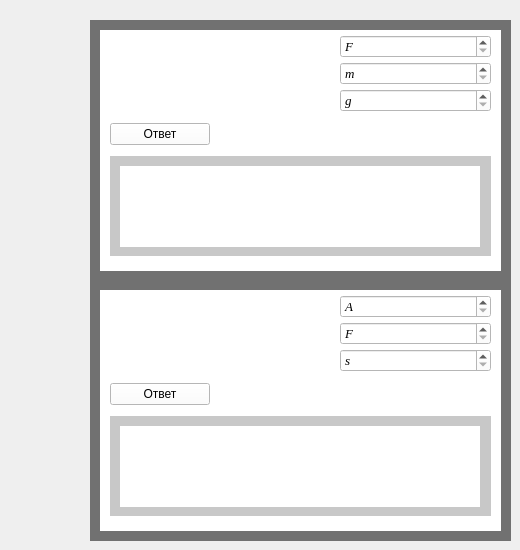
      <widget class="QWidget" name="tab_11">
       <attribute name="title">
        <string>механическая работа</string>
       </attribute>
       <widget class="QWidget" name="widget_41" native="true">
        <property name="geometry">
         <rect>
          <x>90</x>
          <y>20</y>
          <width>421</width>
          <height>261</height>
         </rect>
        </property>
        <property name="styleSheet">
         <string notr="true">background-color: rgb(0, 0, 0);
background-color: rgb(113, 113, 113);</string>
        </property>
        <widget class="QWidget" name="widget_42" native="true">
         <property name="geometry">
          <rect>
           <x>10</x>
           <y>10</y>
           <width>401</width>
           <height>241</height>
          </rect>
         </property>
         <property name="styleSheet">
          <string notr="true">background-color: rgb(255, 255, 255);</string>
         </property>
         <widget class="QWidget" name="verticalLayoutWidget_43">
          <property name="geometry">
           <rect>
            <x>10</x>
            <y>0</y>
            <width>381</width>
            <height>231</height>
           </rect>
          </property>
          <layout class="QVBoxLayout" name="verticalLayout_57">
           <item>
            <layout class="QHBoxLayout" name="horizontalLayout_33">
             <property name="spacing">
              <number>50</number>
             </property>
             <item>
              <widget class="QLabel" name="label_66">
               <property name="minimumSize">
                <size>
                 <width>180</width>
                 <height>0</height>
                </size>
               </property>
               <property name="styleSheet">
                <string notr="true">background-color: rgb(255, 255, 255);</string>
               </property>
               <property name="text">
                <string/>
               </property>
               <property name="pixmap">
                <pixmap>D:/Downloads/Снимок экрана (15).png</pixmap>
               </property>
              </widget>
             </item>
             <item>
              <layout class="QVBoxLayout" name="verticalLayout_58">
               <property name="spacing">
                <number>4</number>
               </property>
               <item>
                <widget class="QSpinBox" name="spinBox_85">
                 <property name="font">
                  <font>
                   <family>Times New Roman</family>
                   <pointsize>10</pointsize>
                   <italic>true</italic>
                  </font>
                 </property>
                 <property name="specialValueText">
                  <string>F</string>
                 </property>
                 <property name="maximum">
                  <number>1000000000</number>
                 </property>
                </widget>
               </item>
               <item>
                <widget class="QSpinBox" name="spinBox_86">
                 <property name="font">
                  <font>
                   <family>Times New Roman</family>
                   <pointsize>10</pointsize>
                   <italic>true</italic>
                  </font>
                 </property>
                 <property name="specialValueText">
                  <string>m</string>
                 </property>
                 <property name="maximum">
                  <number>1000000000</number>
                 </property>
                </widget>
               </item>
               <item>
                <widget class="QSpinBox" name="spinBox_87">
                 <property name="font">
                  <font>
                   <family>Times New Roman</family>
                   <pointsize>10</pointsize>
                   <italic>true</italic>
                  </font>
                 </property>
                 <property name="specialValueText">
                  <string>g</string>
                 </property>
                 <property name="maximum">
                  <number>1000000000</number>
                 </property>
                </widget>
               </item>
              </layout>
             </item>
            </layout>
           </item>
           <item>
            <widget class="QPushButton" name="pushButton_26">
             <property name="minimumSize">
              <size>
               <width>100</width>
               <height>0</height>
              </size>
             </property>
             <property name="maximumSize">
              <size>
               <width>100</width>
               <height>16777215</height>
              </size>
             </property>
             <property name="text">
              <string>Ответ</string>
             </property>
            </widget>
           </item>
           <item>
            <widget class="QWidget" name="widget_82" native="true">
             <property name="minimumSize">
              <size>
               <width>0</width>
               <height>100</height>
              </size>
             </property>
             <property name="maximumSize">
              <size>
               <width>400</width>
               <height>100</height>
              </size>
             </property>
             <property name="styleSheet">
              <string notr="true">background-color: rgb(200, 200, 200);</string>
             </property>
             <widget class="QLabel" name="label_67">
              <property name="geometry">
               <rect>
                <x>10</x>
                <y>10</y>
                <width>360</width>
                <height>81</height>
               </rect>
              </property>
              <property name="minimumSize">
               <size>
                <width>360</width>
                <height>0</height>
               </size>
              </property>
              <property name="maximumSize">
               <size>
                <width>360</width>
                <height>16777215</height>
               </size>
              </property>
              <property name="styleSheet">
               <string notr="true">background-color: rgb(255, 255, 255);</string>
              </property>
              <property name="text">
               <string/>
              </property>
             </widget>
            </widget>
           </item>
          </layout>
         </widget>
        </widget>
       </widget>
       <widget class="QWidget" name="widget_43" native="true">
        <property name="geometry">
         <rect>
          <x>90</x>
          <y>280</y>
          <width>421</width>
          <height>261</height>
         </rect>
        </property>
        <property name="styleSheet">
         <string notr="true">background-color: rgb(0, 0, 0);
background-color: rgb(113, 113, 113);</string>
        </property>
        <widget class="QWidget" name="widget_44" native="true">
         <property name="geometry">
          <rect>
           <x>10</x>
           <y>10</y>
           <width>401</width>
           <height>241</height>
          </rect>
         </property>
         <property name="styleSheet">
          <string notr="true">background-color: rgb(255, 255, 255);</string>
         </property>
         <widget class="QWidget" name="verticalLayoutWidget_44">
          <property name="geometry">
           <rect>
            <x>10</x>
            <y>0</y>
            <width>381</width>
            <height>231</height>
           </rect>
          </property>
          <layout class="QVBoxLayout" name="verticalLayout_59">
           <item>
            <layout class="QHBoxLayout" name="horizontalLayout_34">
             <property name="spacing">
              <number>50</number>
             </property>
             <item>
              <widget class="QLabel" name="label_68">
               <property name="minimumSize">
                <size>
                 <width>180</width>
                 <height>0</height>
                </size>
               </property>
               <property name="styleSheet">
                <string notr="true">background-color: rgb(255, 255, 255);</string>
               </property>
               <property name="text">
                <string/>
               </property>
               <property name="pixmap">
                <pixmap>D:/Downloads/Снимок экрана (17).png</pixmap>
               </property>
              </widget>
             </item>
             <item>
              <layout class="QVBoxLayout" name="verticalLayout_60">
               <property name="spacing">
                <number>4</number>
               </property>
               <item>
                <widget class="QSpinBox" name="spinBox_88">
                 <property name="font">
                  <font>
                   <family>Times New Roman</family>
                   <pointsize>10</pointsize>
                   <italic>true</italic>
                  </font>
                 </property>
                 <property name="specialValueText">
                  <string>A</string>
                 </property>
                 <property name="maximum">
                  <number>1000000000</number>
                 </property>
                </widget>
               </item>
               <item>
                <widget class="QSpinBox" name="spinBox_89">
                 <property name="font">
                  <font>
                   <family>Times New Roman</family>
                   <pointsize>10</pointsize>
                   <italic>true</italic>
                  </font>
                 </property>
                 <property name="specialValueText">
                  <string>F</string>
                 </property>
                 <property name="maximum">
                  <number>1000000000</number>
                 </property>
                </widget>
               </item>
               <item>
                <widget class="QSpinBox" name="spinBox_90">
                 <property name="font">
                  <font>
                   <family>Times New Roman</family>
                   <pointsize>10</pointsize>
                   <italic>true</italic>
                  </font>
                 </property>
                 <property name="specialValueText">
                  <string>s</string>
                 </property>
                 <property name="maximum">
                  <number>1000000000</number>
                 </property>
                </widget>
               </item>
              </layout>
             </item>
            </layout>
           </item>
           <item>
            <widget class="QPushButton" name="pushButton_27">
             <property name="minimumSize">
              <size>
               <width>100</width>
               <height>0</height>
              </size>
             </property>
             <property name="maximumSize">
              <size>
               <width>100</width>
               <height>16777215</height>
              </size>
             </property>
             <property name="text">
              <string>Ответ</string>
             </property>
            </widget>
           </item>
           <item>
            <widget class="QWidget" name="widget_83" native="true">
             <property name="minimumSize">
              <size>
               <width>0</width>
               <height>100</height>
              </size>
             </property>
             <property name="maximumSize">
              <size>
               <width>400</width>
               <height>100</height>
              </size>
             </property>
             <property name="styleSheet">
              <string notr="true">background-color: rgb(200, 200, 200);</string>
             </property>
             <widget class="QLabel" name="label_69">
              <property name="geometry">
               <rect>
                <x>10</x>
                <y>10</y>
                <width>360</width>
                <height>81</height>
               </rect>
              </property>
              <property name="minimumSize">
               <size>
                <width>360</width>
                <height>0</height>
               </size>
              </property>
              <property name="maximumSize">
               <size>
                <width>360</width>
                <height>16777215</height>
               </size>
              </property>
              <property name="styleSheet">
               <string notr="true">background-color: rgb(255, 255, 255);</string>
              </property>
              <property name="text">
               <string/>
              </property>
             </widget>
            </widget>
           </item>
          </layout>
         </widget>
        </widget>
       </widget>
      </widget>
